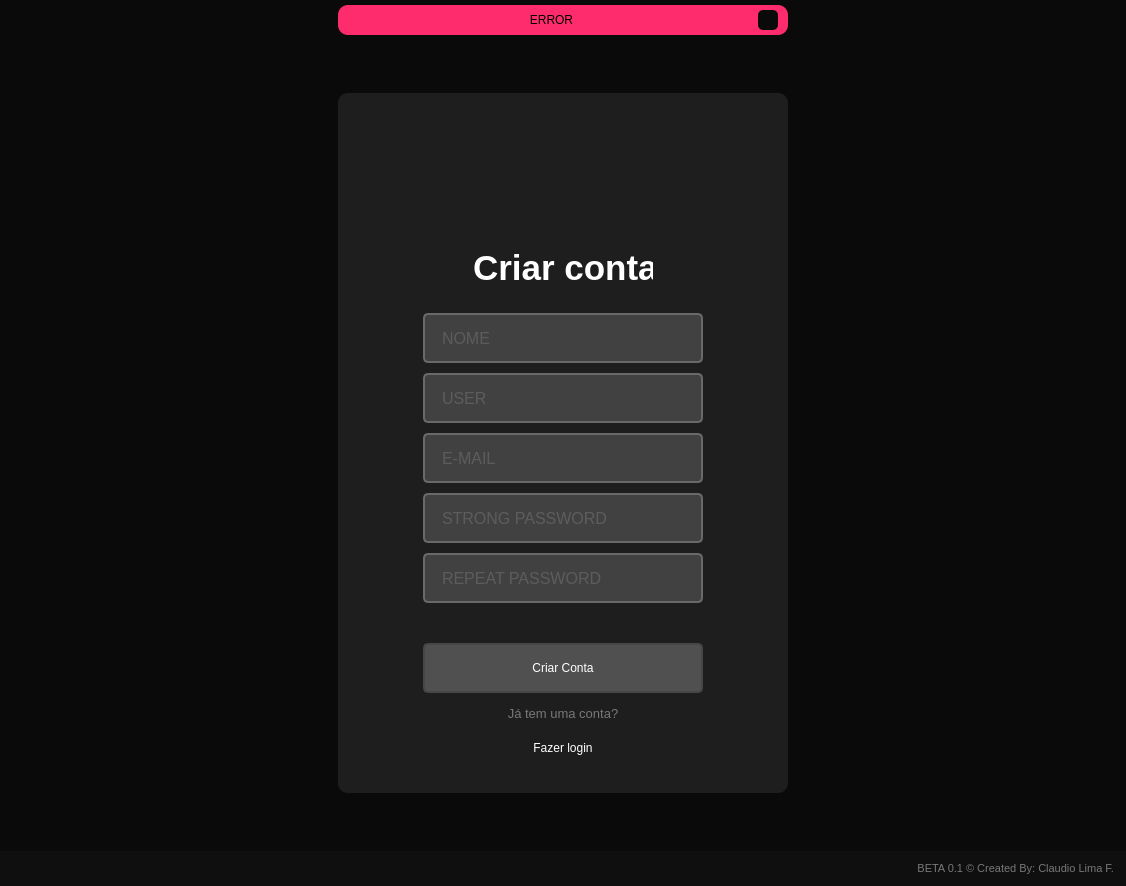
<?xml version="1.0" encoding="UTF-8"?>
<ui version="4.0">
 <class>CreatedAccountWindow</class>
 <widget class="QMainWindow" name="CreatedAccountWindow">
  <property name="geometry">
   <rect>
    <x>0</x>
    <y>0</y>
    <width>1126</width>
    <height>886</height>
   </rect>
  </property>
  <property name="minimumSize">
   <size>
    <width>500</width>
    <height>800</height>
   </size>
  </property>
  <property name="windowTitle">
   <string>Dev Claudio</string>
  </property>
  <property name="windowIcon">
   <iconset resource="../images/file_rc_rc.qrc">
    <normaloff>:/icone/icone.ico</normaloff>:/icone/icone.ico</iconset>
  </property>
  <property name="styleSheet">
   <string notr="true">background-color: rgb(10, 10, 10);</string>
  </property>
  <widget class="QWidget" name="centralwidget">
   <layout class="QVBoxLayout" name="verticalLayout">
    <property name="spacing">
     <number>0</number>
    </property>
    <property name="leftMargin">
     <number>0</number>
    </property>
    <property name="topMargin">
     <number>0</number>
    </property>
    <property name="rightMargin">
     <number>0</number>
    </property>
    <property name="bottomMargin">
     <number>0</number>
    </property>
    <item>
     <widget class="QFrame" name="topbar">
      <property name="maximumSize">
       <size>
        <width>16777215</width>
        <height>35</height>
       </size>
      </property>
      <property name="styleSheet">
       <string notr="true"/>
      </property>
      <property name="frameShape">
       <enum>QFrame::NoFrame</enum>
      </property>
      <property name="frameShadow">
       <enum>QFrame::Raised</enum>
      </property>
      <layout class="QHBoxLayout" name="horizontalLayout_2">
       <property name="spacing">
        <number>0</number>
       </property>
       <property name="leftMargin">
        <number>0</number>
       </property>
       <property name="topMargin">
        <number>5</number>
       </property>
       <property name="rightMargin">
        <number>0</number>
       </property>
       <property name="bottomMargin">
        <number>0</number>
       </property>
       <item>
        <widget class="QFrame" name="frame_error">
         <property name="maximumSize">
          <size>
           <width>450</width>
           <height>35</height>
          </size>
         </property>
         <property name="styleSheet">
          <string notr="true">background-color: rgb(255, 44, 109);
border-radius: 10px;</string>
         </property>
         <property name="frameShape">
          <enum>QFrame::StyledPanel</enum>
         </property>
         <property name="frameShadow">
          <enum>QFrame::Raised</enum>
         </property>
         <layout class="QHBoxLayout" name="horizontalLayout_5">
          <property name="spacing">
           <number>3</number>
          </property>
          <property name="leftMargin">
           <number>10</number>
          </property>
          <property name="topMargin">
           <number>3</number>
          </property>
          <property name="rightMargin">
           <number>10</number>
          </property>
          <property name="bottomMargin">
           <number>3</number>
          </property>
          <item>
           <widget class="QLabel" name="lb_popup_error">
            <property name="text">
             <string>ERROR</string>
            </property>
            <property name="alignment">
             <set>Qt::AlignCenter</set>
            </property>
           </widget>
          </item>
          <item>
           <widget class="QPushButton" name="btn_close_popup">
            <property name="maximumSize">
             <size>
              <width>20</width>
              <height>20</height>
             </size>
            </property>
            <property name="styleSheet">
             <string notr="true">QPushButton {
	border-radius: 5px;
	background-position: center;
	background-image: url(:/close_image/cil-x.png);
	
	background-color: rgb(10,10,10);
}
QPushButton:hover{
	background-color: rgb(55,55,55);
	color: rgb(200, 200, 200);
}
QPushButton:pressed{
	background-color: rgb(100,100,100);
	color: rgb(200, 200, 200);
}</string>
            </property>
            <property name="text">
             <string/>
            </property>
           </widget>
          </item>
         </layout>
        </widget>
       </item>
      </layout>
     </widget>
    </item>
    <item>
     <widget class="QFrame" name="body">
      <property name="styleSheet">
       <string notr="true"/>
      </property>
      <property name="frameShape">
       <enum>QFrame::NoFrame</enum>
      </property>
      <property name="frameShadow">
       <enum>QFrame::Raised</enum>
      </property>
      <layout class="QHBoxLayout" name="horizontalLayout">
       <property name="spacing">
        <number>0</number>
       </property>
       <property name="leftMargin">
        <number>0</number>
       </property>
       <property name="topMargin">
        <number>0</number>
       </property>
       <property name="rightMargin">
        <number>0</number>
       </property>
       <property name="bottomMargin">
        <number>0</number>
       </property>
       <item>
        <widget class="QFrame" name="content">
         <property name="maximumSize">
          <size>
           <width>450</width>
           <height>700</height>
          </size>
         </property>
         <property name="styleSheet">
          <string notr="true">QFrame{
	background-color: rgb(30,30,30);
	border-radius: 10px;
}</string>
         </property>
         <property name="frameShape">
          <enum>QFrame::StyledPanel</enum>
         </property>
         <property name="frameShadow">
          <enum>QFrame::Raised</enum>
         </property>
         <widget class="QLineEdit" name="input_nome">
          <property name="geometry">
           <rect>
            <x>85</x>
            <y>220</y>
            <width>280</width>
            <height>50</height>
           </rect>
          </property>
          <property name="minimumSize">
           <size>
            <width>280</width>
            <height>50</height>
           </size>
          </property>
          <property name="maximumSize">
           <size>
            <width>280</width>
            <height>50</height>
           </size>
          </property>
          <property name="font">
           <font>
            <family>Segoe UI</family>
            <pointsize>12</pointsize>
            <weight>50</weight>
            <bold>false</bold>
           </font>
          </property>
          <property name="styleSheet">
           <string notr="true">QLineEdit{
	border: 2px solid rgb(105,105,105);
	border-radius: 5px;
	padding: 15px;
	background-color: rgb(65,65,65);
	color: rgb(120,120,120)
}
QLineEdit:hover{
	border: 2px solid rgb(85,85,85);
}
QLineEdit:focus{
	border: 2px solid rgb(0, 255, 252);
	color: rgb(200,200,200);
}</string>
          </property>
          <property name="maxLength">
           <number>32</number>
          </property>
          <property name="placeholderText">
           <string>NOME</string>
          </property>
         </widget>
         <widget class="QLineEdit" name="input_user">
          <property name="geometry">
           <rect>
            <x>85</x>
            <y>280</y>
            <width>280</width>
            <height>50</height>
           </rect>
          </property>
          <property name="minimumSize">
           <size>
            <width>280</width>
            <height>50</height>
           </size>
          </property>
          <property name="maximumSize">
           <size>
            <width>280</width>
            <height>50</height>
           </size>
          </property>
          <property name="font">
           <font>
            <family>Segoe UI</family>
            <pointsize>12</pointsize>
            <weight>50</weight>
            <bold>false</bold>
           </font>
          </property>
          <property name="styleSheet">
           <string notr="true">QLineEdit{
	border: 2px solid rgb(105,105,105);
	border-radius: 5px;
	padding: 15px;
	background-color: rgb(65,65,65);
	color: rgb(120,120,120)
}
QLineEdit:hover{
	border: 2px solid rgb(85,85,85);
}
QLineEdit:focus{
	border: 2px solid rgb(0, 255, 252);
	color: rgb(200,200,200);
}</string>
          </property>
          <property name="maxLength">
           <number>32</number>
          </property>
          <property name="placeholderText">
           <string>USER</string>
          </property>
         </widget>
         <widget class="QLineEdit" name="input_email">
          <property name="geometry">
           <rect>
            <x>85</x>
            <y>340</y>
            <width>280</width>
            <height>50</height>
           </rect>
          </property>
          <property name="minimumSize">
           <size>
            <width>280</width>
            <height>50</height>
           </size>
          </property>
          <property name="maximumSize">
           <size>
            <width>280</width>
            <height>50</height>
           </size>
          </property>
          <property name="font">
           <font>
            <family>Segoe UI</family>
            <pointsize>12</pointsize>
            <weight>50</weight>
            <bold>false</bold>
           </font>
          </property>
          <property name="styleSheet">
           <string notr="true">QLineEdit{
	border: 2px solid rgb(105,105,105);
	border-radius: 5px;
	padding: 15px;
	background-color: rgb(65,65,65);
	color: rgb(120,120,120)
}
QLineEdit:hover{
	border: 2px solid rgb(85,85,85);
}
QLineEdit:focus{
	border: 2px solid rgb(0, 255, 252);
	color: rgb(200,200,200);
}</string>
          </property>
          <property name="maxLength">
           <number>32</number>
          </property>
          <property name="placeholderText">
           <string>E-MAIL</string>
          </property>
         </widget>
         <widget class="QLineEdit" name="input_password1">
          <property name="geometry">
           <rect>
            <x>85</x>
            <y>400</y>
            <width>280</width>
            <height>50</height>
           </rect>
          </property>
          <property name="minimumSize">
           <size>
            <width>280</width>
            <height>50</height>
           </size>
          </property>
          <property name="maximumSize">
           <size>
            <width>280</width>
            <height>50</height>
           </size>
          </property>
          <property name="font">
           <font>
            <family>Segoe UI</family>
            <pointsize>12</pointsize>
            <weight>50</weight>
            <bold>false</bold>
           </font>
          </property>
          <property name="styleSheet">
           <string notr="true">QLineEdit{
	border: 2px solid rgb(105,105,105);
	border-radius: 5px;
	padding: 15px;
	background-color: rgb(65,65,65);
	color: rgb(120,120,120)
}
QLineEdit:hover{
	border: 2px solid rgb(85,85,85);
}
QLineEdit:focus{
	border: 2px solid rgb(0, 255, 252);
	color: rgb(200,200,200);
}</string>
          </property>
          <property name="maxLength">
           <number>16</number>
          </property>
          <property name="echoMode">
           <enum>QLineEdit::Password</enum>
          </property>
          <property name="placeholderText">
           <string>STRONG PASSWORD</string>
          </property>
         </widget>
         <widget class="QLabel" name="lb_criar_conta">
          <property name="geometry">
           <rect>
            <x>135</x>
            <y>150</y>
            <width>180</width>
            <height>50</height>
           </rect>
          </property>
          <property name="font">
           <font>
            <family>Segoe UI</family>
            <pointsize>26</pointsize>
            <weight>75</weight>
            <bold>true</bold>
           </font>
          </property>
          <property name="styleSheet">
           <string notr="true">color: rgb(255, 255, 255);</string>
          </property>
          <property name="text">
           <string>Criar conta</string>
          </property>
         </widget>
         <widget class="QLabel" name="lb_ja_tem_conta">
          <property name="geometry">
           <rect>
            <x>150</x>
            <y>610</y>
            <width>150</width>
            <height>20</height>
           </rect>
          </property>
          <property name="font">
           <font>
            <family>Segoe UI</family>
            <pointsize>10</pointsize>
            <italic>false</italic>
           </font>
          </property>
          <property name="layoutDirection">
           <enum>Qt::LeftToRight</enum>
          </property>
          <property name="styleSheet">
           <string notr="true">color :rgb(120,120,120)</string>
          </property>
          <property name="text">
           <string>Já tem uma conta?</string>
          </property>
          <property name="alignment">
           <set>Qt::AlignCenter</set>
          </property>
         </widget>
         <widget class="QPushButton" name="btn_fazer_login">
          <property name="geometry">
           <rect>
            <x>160</x>
            <y>630</y>
            <width>130</width>
            <height>50</height>
           </rect>
          </property>
          <property name="maximumSize">
           <size>
            <width>280</width>
            <height>50</height>
           </size>
          </property>
          <property name="font">
           <font>
            <family>Segoe UI</family>
            <pointsize>9</pointsize>
            <weight>50</weight>
            <bold>false</bold>
           </font>
          </property>
          <property name="styleSheet">
           <string notr="true">QPushButton{
	background-color: rgb(30,30,30);
	border: 1px solid rgb(30,30,30);
	color: rgb(255,255,255);
}
QPushButton:hover{
	color: rgb(220,220,220);
}
QPushButton:pressed{
	color: rgb(27, 107, 106);
}</string>
          </property>
          <property name="text">
           <string>Fazer login</string>
          </property>
         </widget>
         <widget class="QLineEdit" name="input_password2">
          <property name="geometry">
           <rect>
            <x>85</x>
            <y>460</y>
            <width>280</width>
            <height>50</height>
           </rect>
          </property>
          <property name="minimumSize">
           <size>
            <width>280</width>
            <height>50</height>
           </size>
          </property>
          <property name="maximumSize">
           <size>
            <width>280</width>
            <height>50</height>
           </size>
          </property>
          <property name="font">
           <font>
            <family>Segoe UI</family>
            <pointsize>12</pointsize>
            <weight>50</weight>
            <bold>false</bold>
           </font>
          </property>
          <property name="styleSheet">
           <string notr="true">QLineEdit{
	border: 2px solid rgb(105,105,105);
	border-radius: 5px;
	padding: 15px;
	background-color: rgb(65,65,65);
	color: rgb(120,120,120)
}
QLineEdit:hover{
	border: 2px solid rgb(85,85,85);
}
QLineEdit:focus{
	border: 2px solid rgb(0, 255, 252);
	color: rgb(200,200,200);
}</string>
          </property>
          <property name="maxLength">
           <number>16</number>
          </property>
          <property name="echoMode">
           <enum>QLineEdit::Password</enum>
          </property>
          <property name="placeholderText">
           <string>REPEAT PASSWORD</string>
          </property>
         </widget>
         <widget class="QFrame" name="logo">
          <property name="geometry">
           <rect>
            <x>45</x>
            <y>45</y>
            <width>360</width>
            <height>90</height>
           </rect>
          </property>
          <property name="minimumSize">
           <size>
            <width>360</width>
            <height>90</height>
           </size>
          </property>
          <property name="maximumSize">
           <size>
            <width>360</width>
            <height>90</height>
           </size>
          </property>
          <property name="styleSheet">
           <string notr="true">background-image: url(:/logo/logo.png);
backroung-repeat: no-repeat;
background-position: center;
border-radius: 6px;</string>
          </property>
          <property name="frameShape">
           <enum>QFrame::StyledPanel</enum>
          </property>
          <property name="frameShadow">
           <enum>QFrame::Raised</enum>
          </property>
         </widget>
         <widget class="QPushButton" name="btn_criar_conta">
          <property name="geometry">
           <rect>
            <x>85</x>
            <y>550</y>
            <width>280</width>
            <height>50</height>
           </rect>
          </property>
          <property name="maximumSize">
           <size>
            <width>280</width>
            <height>50</height>
           </size>
          </property>
          <property name="font">
           <font>
            <family>Segoe UI</family>
            <pointsize>9</pointsize>
            <weight>50</weight>
            <bold>false</bold>
           </font>
          </property>
          <property name="styleSheet">
           <string notr="true">QPushButton{
	background-color:  rgb(80,80,80);
	border: 2px solid rgb(70,70,70);
	border-radius: 5px;
	color: rgb(255,255,255);
}
QPushButton:hover{
	border: 2px solid rgb(100,100,100);
}
QPushButton:pressed{
	background-color: rgb(27, 107, 106);
	border: 2px solid rgb(0, 255, 252);
}</string>
          </property>
          <property name="text">
           <string>Criar Conta</string>
          </property>
         </widget>
        </widget>
       </item>
      </layout>
     </widget>
    </item>
    <item>
     <widget class="QFrame" name="footer">
      <property name="maximumSize">
       <size>
        <width>16777215</width>
        <height>35</height>
       </size>
      </property>
      <property name="styleSheet">
       <string notr="true">background-color: rgb(15,15,15);</string>
      </property>
      <property name="frameShape">
       <enum>QFrame::NoFrame</enum>
      </property>
      <property name="frameShadow">
       <enum>QFrame::Raised</enum>
      </property>
      <layout class="QVBoxLayout" name="verticalLayout_2">
       <item>
        <widget class="QLabel" name="lb_credits">
         <property name="font">
          <font>
           <family>Segoe UI</family>
           <pointsize>8</pointsize>
          </font>
         </property>
         <property name="layoutDirection">
          <enum>Qt::RightToLeft</enum>
         </property>
         <property name="styleSheet">
          <string notr="true">color :rgb(120,120,120)</string>
         </property>
         <property name="text">
          <string>BETA 0.1 © Created By: Claudio Lima F. </string>
         </property>
         <property name="alignment">
          <set>Qt::AlignRight|Qt::AlignTrailing|Qt::AlignVCenter</set>
         </property>
        </widget>
       </item>
      </layout>
     </widget>
    </item>
   </layout>
  </widget>
 </widget>
 <resources>
  <include location="../images/file_rc_rc.qrc"/>
 </resources>
 <connections/>
</ui>
